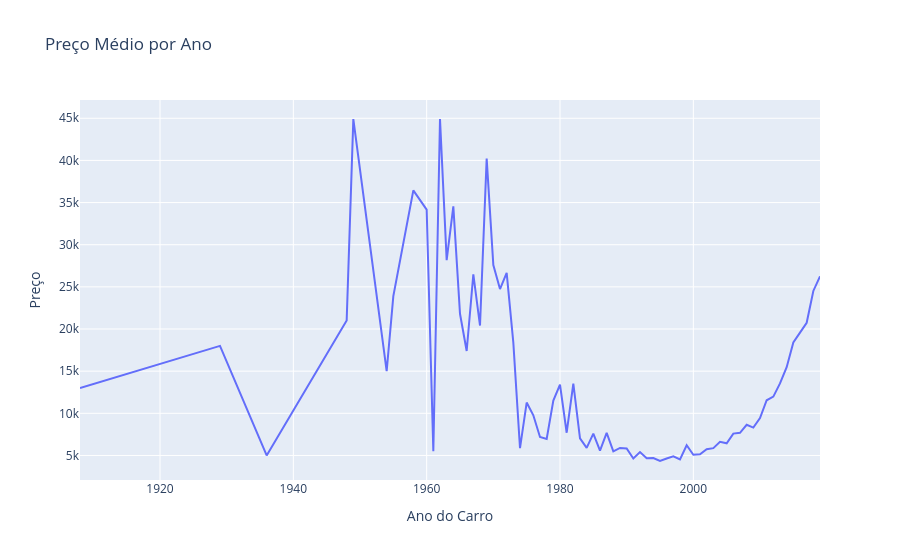

Notebook code cell kept with this figure:
### Code cell
avg_price_year = vehicles.groupby('model_year')['price'].mean().reset_index()
fig = px.line(
    avg_price_year, 
    x="model_year", 
    y="price", 
    title="Preço Médio por Ano",
    labels={'price': 'Preço', 'model_year': 'Ano do Carro'}
)

fig.show()
